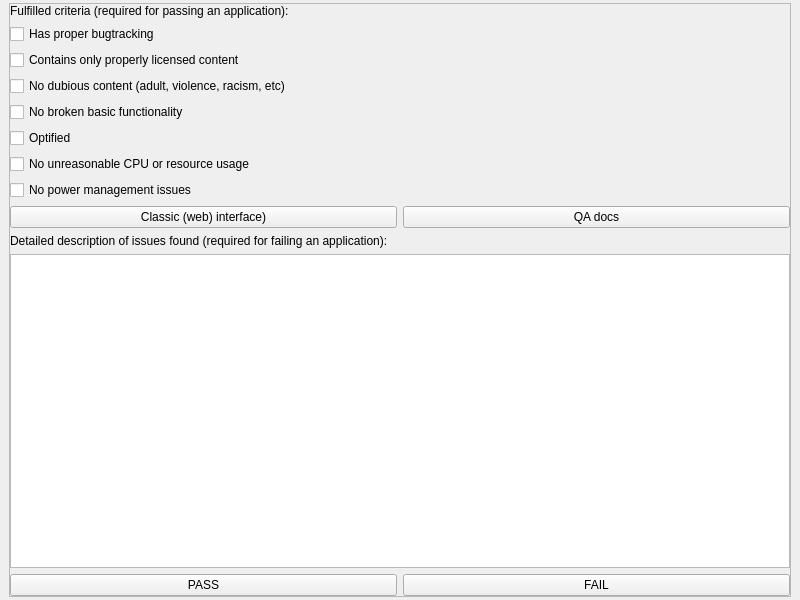
<?xml version="1.0" encoding="UTF-8"?>
<ui version="4.0">
 <class>MainWindow</class>
 <widget class="QMainWindow" name="MainWindow">
  <property name="geometry">
   <rect>
    <x>0</x>
    <y>0</y>
    <width>800</width>
    <height>600</height>
   </rect>
  </property>
  <property name="windowTitle">
   <string>MainWindow</string>
  </property>
  <widget class="QWidget" name="centralwidget">
   <layout class="QVBoxLayout" name="verticalLayout">
    <property name="topMargin">
     <number>3</number>
    </property>
    <property name="bottomMargin">
     <number>3</number>
    </property>
    <item>
     <widget class="QScrollArea" name="scrollArea">
      <property name="widgetResizable">
       <bool>true</bool>
      </property>
      <widget class="QWidget" name="scrollAreaWidgetContents">
       <property name="geometry">
        <rect>
         <x>0</x>
         <y>0</y>
         <width>778</width>
         <height>564</height>
        </rect>
       </property>
       <layout class="QVBoxLayout" name="verticalLayout_2">
        <property name="margin">
         <number>0</number>
        </property>
        <item>
         <widget class="QLabel" name="label_2">
          <property name="text">
           <string>Fulfilled criteria (required for passing an application):</string>
          </property>
         </widget>
        </item>
        <item>
         <widget class="QCheckBox" name="cBox_bug">
          <property name="text">
           <string>Has proper bugtracking</string>
          </property>
         </widget>
        </item>
        <item>
         <widget class="QCheckBox" name="cBox_lic">
          <property name="text">
           <string>Contains only properly licensed content</string>
          </property>
         </widget>
        </item>
        <item>
         <widget class="QCheckBox" name="cBox_dub">
          <property name="text">
           <string>No dubious content (adult, violence, racism, etc)</string>
          </property>
         </widget>
        </item>
        <item>
         <widget class="QCheckBox" name="cBox_brk">
          <property name="text">
           <string>No broken basic functionality</string>
          </property>
         </widget>
        </item>
        <item>
         <widget class="QCheckBox" name="cBox_opt">
          <property name="text">
           <string>Optified</string>
          </property>
         </widget>
        </item>
        <item>
         <widget class="QCheckBox" name="cBox_cpu">
          <property name="text">
           <string>No unreasonable CPU or resource usage</string>
          </property>
         </widget>
        </item>
        <item>
         <widget class="QCheckBox" name="cBox_pwr">
          <property name="text">
           <string>No power management issues</string>
          </property>
         </widget>
        </item>
        <item>
         <layout class="QHBoxLayout" name="horizontalLayout">
          <item>
           <widget class="QPushButton" name="pButton_page">
            <property name="text">
             <string>Classic (web) interface)</string>
            </property>
           </widget>
          </item>
          <item>
           <widget class="QPushButton" name="pButton_detail">
            <property name="text">
             <string>QA docs</string>
            </property>
           </widget>
          </item>
         </layout>
        </item>
        <item>
         <widget class="QLabel" name="label">
          <property name="text">
           <string>Detailed description of issues found (required for failing an application):</string>
          </property>
         </widget>
        </item>
        <item>
         <widget class="QTextEdit" name="textEdit"/>
        </item>
        <item>
         <layout class="QHBoxLayout" name="horizontalLayout_2">
          <item>
           <widget class="QPushButton" name="passButton">
            <property name="text">
             <string>PASS</string>
            </property>
            <property name="icon">
             <iconset resource="kisstester.qrc">
              <normaloff>:/icons/favourite.png</normaloff>:/icons/favourite.png</iconset>
            </property>
           </widget>
          </item>
          <item>
           <widget class="QPushButton" name="failButton">
            <property name="text">
             <string>FAIL</string>
            </property>
            <property name="icon">
             <iconset resource="kisstester.qrc">
              <normaloff>:/icons/buried.png</normaloff>:/icons/buried.png</iconset>
            </property>
           </widget>
          </item>
         </layout>
        </item>
       </layout>
      </widget>
     </widget>
    </item>
   </layout>
  </widget>
  <widget class="QMenuBar" name="menubar">
   <property name="geometry">
    <rect>
     <x>0</x>
     <y>0</y>
     <width>800</width>
     <height>26</height>
    </rect>
   </property>
  </widget>
 </widget>
 <resources>
  <include location="kisstester.qrc"/>
 </resources>
 <connections/>
</ui>
